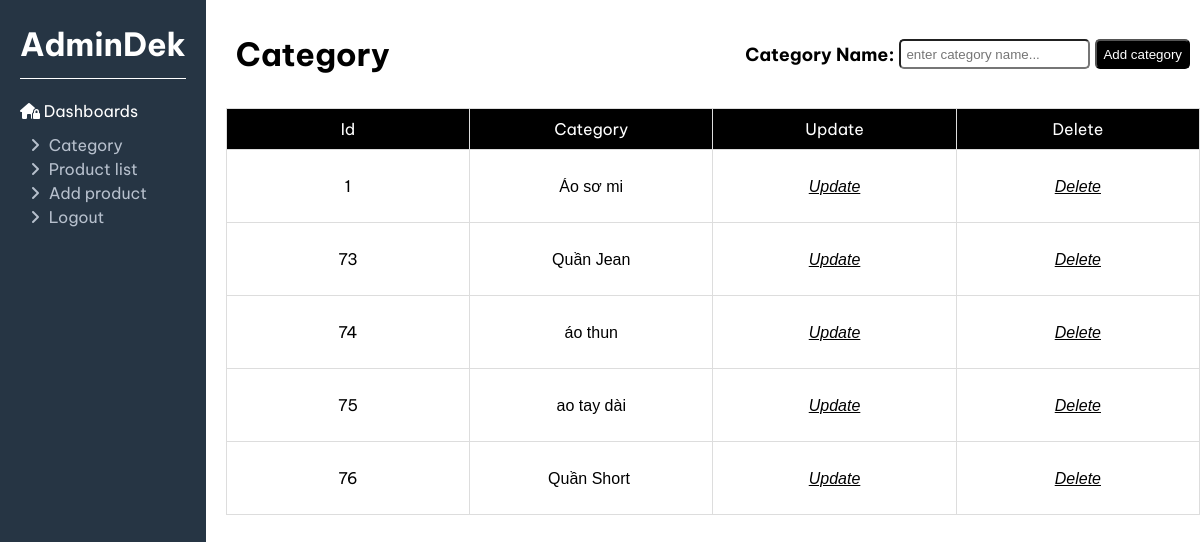
Screenshot of /admin/category.php with the database file from the repository.
### tables this page shows
CREATE TABLE `category` (
  `category_id` int(11) NOT NULL,
  `category_name` varchar(100) DEFAULT NULL
);

### admin/category.php (the view, shortened to what this page needs)
<?php
include "../connect.php";
?>
<!DOCTYPE html>
<html lang="en">
<head>
    <link rel="stylesheet" href="style_admin.css" type="text/css">
    <link rel="stylesheet" href="https://cdnjs.cloudflare.com/ajax/libs/font-awesome/6.6.0/css/all.min.css">
</head>
<body>
    <div class="admin">
        <div class="inner-wrap">
            <div class="admin-left">
                <h1 class="title">AdminDek</h1>
                <div class="infor">
                    <i class="fa-solid fa-house-lock"></i> Dashboards
                </div>
                <div class="category">
                    <i class="fa-solid fa-angle-right"></i>
                    <a href="category.php">
                        Category
                    </a>
                </div>
                <div class="category">
                    <i class="fa-solid fa-angle-right"></i>
                    <a href="productList.php">
                        Product list
                    </a>
                </div>
                <div class="category">
                    <i class="fa-solid fa-angle-right"></i>
                    <a href="index.php">
                        Add product
                    </a>
                </div>
                <div class="category last">
                    <i class="fa-solid fa-angle-right"></i>
                    <a href="../logout.php">
                        Logout
                    </a>
                </div>
            </div>
            <div class="admin-right">
                <div class="main-title">
                    <h1 class="title">Category</h1>
                    <form class="addForm" action="" method="POST">
                        <label for="categoryName">Category Name:</label>
                        <input type="text" name="category_name" id="categoryName" placeholder="enter category name..." class="text">
                        <input type="submit" name="submit" value="Add category" class="button">
                    </form>
                </div>
                <table class="table">
                    <thead>
                        <tr>
                            <td>Id</td>
                            <td>Category</td>
                            <td>Update</td>
                            <td>Delete</td>
                        </tr>
                    </thead>
                    <tbody>
            <?php
            $sql = "SELECT * FROM category;";
            $result = mysqli_query($conn, $sql);
            while($row = mysqli_fetch_assoc($result)) { ?>
            <tr>
                <td>
                    <p><?php echo $row['category_id']; ?></p>
                </td>
                <td>
                    <input id="category_name_<?php echo $row['category_id']; ?>" type="text" value="<?php echo $row['category_name']; ?>" oninput="updateHiddenInput(<?php echo $row['category_id']; ?>)">
                </td>
                <td>
                    <form method="POST" action="">
                        <input id="update" class="update"  name="submit" type="submit" value="Update">
                    </form>
                </td>
                <td>
                    <form method="POST" action="">
                        <input id="delete" class="delete" name="submit" type="submit" value="Delete">
                    </form>
                </td>
            </tr>
        <?php } ?>
</tbody>

### admin/style_admin.css (style rules this page uses)
:root { --font: "Be Vietnam Pro", sans-serif; }
* { box-sizing: border-box; }
body { margin: 0; line-height: 1.5; font-family: var(--font); }
a { text-decoration: none; list-style: none; }
.admin .inner-wrap { display: flex; }
.admin .inner-wrap .admin-left { padding: 20px; background-color: #263544; margin-right: 20px; width: calc(30%-20px); }
.admin .inner-wrap .admin-left .title { text-align: center; color: white; margin: 0; border-bottom: 1px solid white; padding-bottom: 10px; }
.admin .inner-wrap .admin-left .infor { color: white; margin-top: 20px; cursor: pointer; margin-bottom: 10px; }
.admin .inner-wrap .admin-left .category i { color: #B7C0CD; margin-right: 5px; padding-left: 10px; }
.admin .inner-wrap .admin-left .category a { color: #B7C0CD; }
.admin .inner-wrap .admin-left .last { margin-bottom: 700px; }
.admin .inner-wrap .admin-right { width: calc(100%); }
.admin .inner-wrap .admin-right table { caption-side: bottom; border-collapse: collapse; width: 100%; }
.admin .inner-wrap .admin-right table td, table thead { border: 1px solid #ddd; padding: 8px; width: 120px; text-align: center; }
.admin .inner-wrap .admin-right table td input { width: 100%; text-align: center; border: none; background-color: transparent; height: 24px; font-size: 16px; }
.admin .inner-wrap .admin-right table .update, table .delete { font-style: italic; text-decoration: underline; cursor: pointer; }
.admin .inner-wrap .admin-right table thead { padding-top: 12px; padding-bottom: 12px; text-align: left; background-color: black; color: white; }
.admin .inner-wrap .admin-right .main-title { display: flex; justify-content: space-between; align-items: center; padding: 10px; margin-bottom: 20px; margin-top: 20px; }
.admin .inner-wrap .admin-right .main-title h1 { margin: 0; }
.admin .inner-wrap .admin-right .main-title form { display: flex; align-items: center; }
.admin .inner-wrap .admin-right .main-title form label { font-size: 18px; font-weight: 700; margin-right: 5px; }
.admin .inner-wrap .admin-right .main-title form .text { height: 30px; border-radius: 5px; padding: 5px; }
.admin .inner-wrap .admin-right .main-title form .button { height: 30px; border-radius: 5px; background-color: black; color: white; margin-left: 5px; }

### rows the page displays
category: category_id "1", category_name "Áo sơ mi"
category: category_id "73", category_name "Quần Jean"
category: category_id "74", category_name "áo thun"
category: category_id "75", category_name "ao tay dài"
category: category_id "76", category_name "Quần Short"
